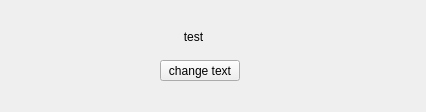
<?xml version="1.0" encoding="UTF-8"?>
<ui version="4.0">
 <class>Widget</class>
 <widget class="QWidget" name="Widget">
  <property name="geometry">
   <rect>
    <x>0</x>
    <y>0</y>
    <width>426</width>
    <height>112</height>
   </rect>
  </property>
  <property name="windowTitle">
   <string>Widget</string>
  </property>
  <widget class="QLabel" name="label">
   <property name="geometry">
    <rect>
     <x>170</x>
     <y>30</y>
     <width>47</width>
     <height>13</height>
    </rect>
   </property>
   <property name="text">
    <string>test</string>
   </property>
   <property name="alignment">
    <set>Qt::AlignCenter</set>
   </property>
  </widget>
  <widget class="QPushButton" name="btn1">
   <property name="geometry">
    <rect>
     <x>160</x>
     <y>60</y>
     <width>80</width>
     <height>21</height>
    </rect>
   </property>
   <property name="text">
    <string>change text</string>
   </property>
  </widget>
 </widget>
 <layoutdefault spacing="6" margin="11"/>
 <resources/>
 <connections/>
</ui>
